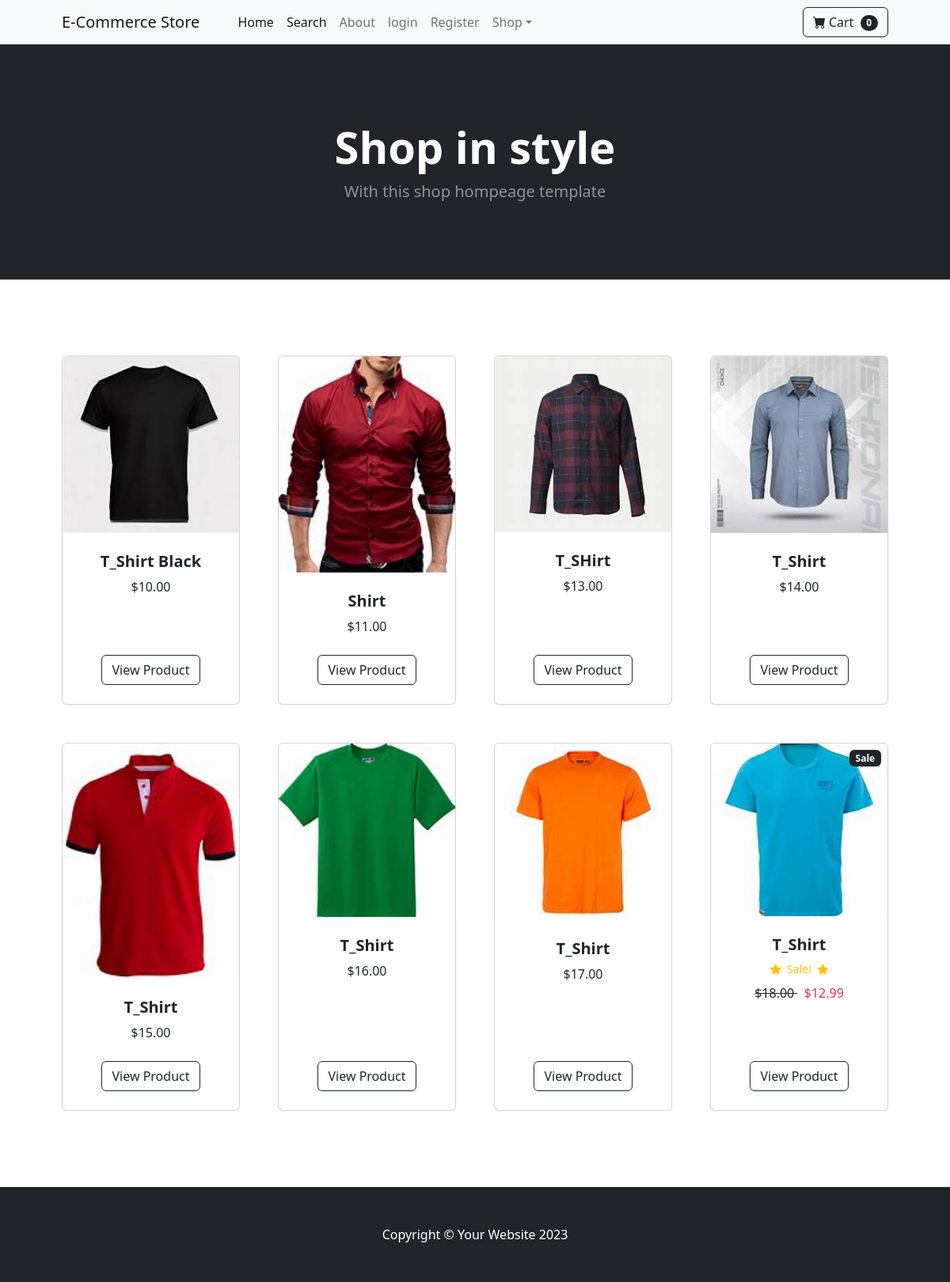
The page / on the database its author committed.
### store/models.py (models this page shows, shortened)
class Product (models.Model):
    name = models.CharField(max_length=100)
    price = models.DecimalField(default=0, decimal_places=2, max_digits=6)
    category = models.ForeignKey(Category, on_delete=models.CASCADE, default=1)
    description = models.CharField(max_length=250, default='', blank=True)
    image = models.ImageField(upload_to='uploads/products/')
    is_sale = models.BooleanField(default=False)
    sale_price = models.DecimalField(default=0, decimal_places=2, max_digits=6)

### store/views.py (the view)
# urls.py: path('', views.home, name='home'),
def home(request):
    products = Product.objects.all()
    return render(request, 'home.html', {'products': products})

### cart/cart.py (called while the page is built)
    def __len__(self):
        return len(self.cart)

### cart/context_processor.py (called while the page is built)
def cart(request):
    return {'cart': Cart(request)}

### store/templates/home.html (shortened to what this page needs)
{% extends 'base.html' %}
{% block content %}
        <header class="bg-dark py-5">
            <div class="container px-4 px-lg-5 my-5">
                <div class="text-center text-white">
                    <h1 class="display-4 fw-bolder">Shop in style</h1>
                    <p class="lead fw-normal text-white-50 mb-0">With this shop hompeage template</p>
                </div>
            </div>
        </header>
        <section class="py-5">
            <div class="container px-4 px-lg-5 mt-5">
                <div class="row gx-4 gx-lg-5 row-cols-2 row-cols-md-3 row-cols-xl-4 justify-content-center">
                    {% for product in products %}
                    {% if product.is_sale %}
                     <div class="col mb-5">
                        <div class="card h-100">
                            <div class="badge bg-dark text-white position-absolute" style="top: 0.5rem; right: 0.5rem">Sale</div>
                            <img class="card-img-top" src="{{ product.image.url }}" alt="..." />
                            <div class="card-body p-4">
                                <div class="text-center">
                                    <h5 class="fw-bolder">{{ product.name }}</h5>
                                    <div class="d-flex justify-content-center small text-warning mb-2">
                                        <div class="bi-star-fill"></div>
                                        &nbsp;&nbsp;Sale!&nbsp;&nbsp;
                                        <div class="bi-star-fill"></div>
                                    </div>
                                <strike>
                                    ${{ product.price }}
                                    </strike>
                                    <span class="text-danger"> ${{ product.sale_price }}</span>
                                </div>
                            </div>
                            <div class="card-footer p-4 pt-0 border-top-0 bg-transparent">
                                <div class="text-center"><a class="btn btn-outline-dark mt-auto" href="{% url 'product' product.id %}">View Product</a></div>
                            </div>
                        </div>
                    </div>
                    {% else %}
                <div class="col mb-5">
                        <div class="card h-100">
                            <img class="card-img-top" src="{{ product.image.url }}" alt="..." />
                            <div class="card-body p-4">
                                <div class="text-center">
                                    <h5 class="fw-bolder">{{ product.name }}</h5>
                                    ${{ product.price }}
                                </div>
                            </div>
                            <div class="card-footer p-4 pt-0 border-top-0 bg-transparent">
                                <div class="text-center"><a class="btn btn-outline-dark mt-auto" href="{% url 'product' product.id %}">View Product</a></div>
                            </div>
                        </div>
                    </div>
                    {% endif %}
                    {% endfor %}
            </div>
        </section>
{% endblock %}

### store/templates/base.html (shortened to what this page needs)
{% load static %}
<!DOCTYPE html>
<html lang="en">
    <head>
        <link href="https://cdn.jsdelivr.net/npm/bootstrap-icons@1.5.0/font/bootstrap-icons.css" rel="stylesheet" />
        <link href="{% static 'css/styles.css' %}" rel="stylesheet" />
    </head>
    <body>
        {% include 'navbar.html' %}
        {% block content %}
        {% endblock %}
        <footer class="py-5 bg-dark">
            <div class="container"><p class="m-0 text-center text-white">Copyright &copy; Your Website 2023</p></div>
        </footer>
    </body>
</html>

### store/templates/navbar.html (shortened to what this page needs)
<nav class="navbar navbar-expand-lg navbar-light bg-light">
    <div class="container px-4 px-lg-5">
        <a class="navbar-brand" href="{% url 'home'%}">E-Commerce Store</a>
        <div class="collapse navbar-collapse" id="navbarSupportedContent">
            <ul class="navbar-nav me-auto mb-2 mb-lg-0 ms-lg-4">
                <li class="nav-item"><a class="nav-link active" aria-current="page" href="{% url 'home'%}">Home</a></li>
                <li class="nav-item"><a class="nav-link active" aria-current="page" href="{% url 'search'%}">Search</a></li>
                <li class="nav-item"><a class="nav-link" href="{% url 'about'%}">About</a></li>
            {% if user.is_authenticated %}
            <li class="nav-item dropdown">
                <a class="nav-link dropdown-toggle" id="navbarDropdown" href="#" role="button" data-bs-toggle="dropdown" aria-expanded="false">Profile</a>
                <ul class="dropdown-menu" aria-labelledby="navbarDropdown">
                    <li><a class="dropdown-item" href="{% url 'update_user'%}">User Profile</a></li>
                    <li><hr class="dropdown-divider" /></li>
                    <li><a class="dropdown-item" href="{% url 'update_info'%}">User Info</a></li>
                </ul>
            </li>
            {% if user.is_superuser %}
            <li class="nav-item dropdown">
                <a class="nav-link dropdown-toggle" id="navbarDropdown" href="#" role="button" data-bs-toggle="dropdown" aria-expanded="false">Orders</a>
                <ul class="dropdown-menu" aria-labelledby="navbarDropdown">
                    <li><a class="dropdown-item" href="{% url 'shipped_dash'%}">Shipped Orders</a></li>
                    <li><hr class="dropdown-divider" /></li>
                    <li><a class="dropdown-item" href="{% url 'not_shipped_dash'%}">Unshipped Orders</a></li>
                </ul>
            </li>
            {% endif %}
            <li class="nav-item"><a class="nav-link" href="{% url 'logout'%}">logout</a></li>
            {% else %}
            <li class="nav-item"><a class="nav-link" href="{% url 'login'%}">login</a></li>
            <li class="nav-item"><a class="nav-link" href="{% url 'register'%}">Register</a></li>
            {% endif %}
                <li class="nav-item dropdown">
                    <a class="nav-link dropdown-toggle" id="navbarDropdown" href="#" role="button" data-bs-toggle="dropdown" aria-expanded="false">Shop</a>
                </li>
            </ul>
            <form class="d-flex">
<a href="{% url 'cart_summary' %}" class="btn btn-outline-dark">
    <i class="bi-cart-fill me-1"></i>Cart
    <span class="badge bg-dark text-white ms-1 rounded-pill" id="cart_quantity">{{ cart|length }}</span>
</a>
            </form>
        </div>
    </div>
</nav>

### rows shown on the page
Product: image (picture), name "T_Shirt Black", price "10.00"
Product: image (picture), name "Shirt", price "11.00"
Product: image (picture), name "T_SHirt", price "13.00"
Product: image (picture), name "T_Shirt", price "14.00"
Product: image (picture), name "T_Shirt", price "15.00"
Product: image (picture), name "T_Shirt", price "16.00"
Product: image (picture), name "T_Shirt", price "17.00"
Product: image (picture), name "T_Shirt", price "18.00", sale_price "12.99"

### other values the page prints
{{ cart|length }} "0"
